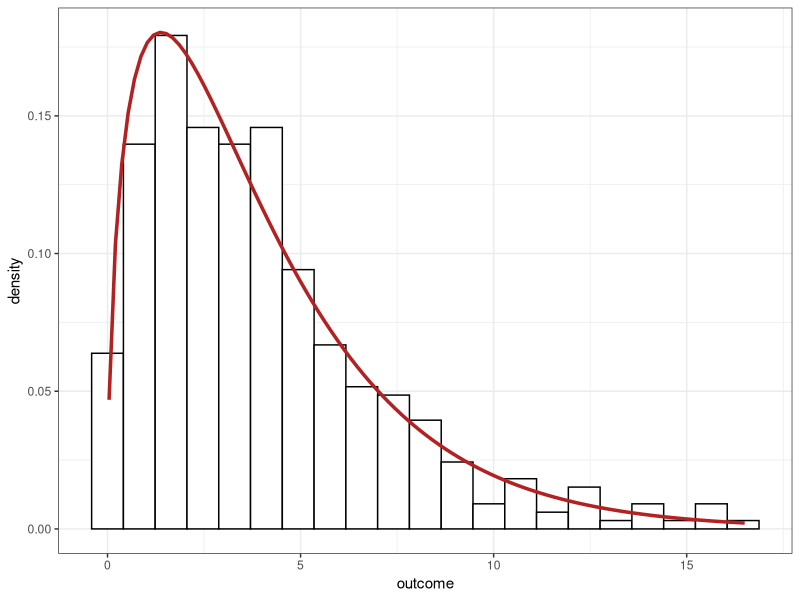
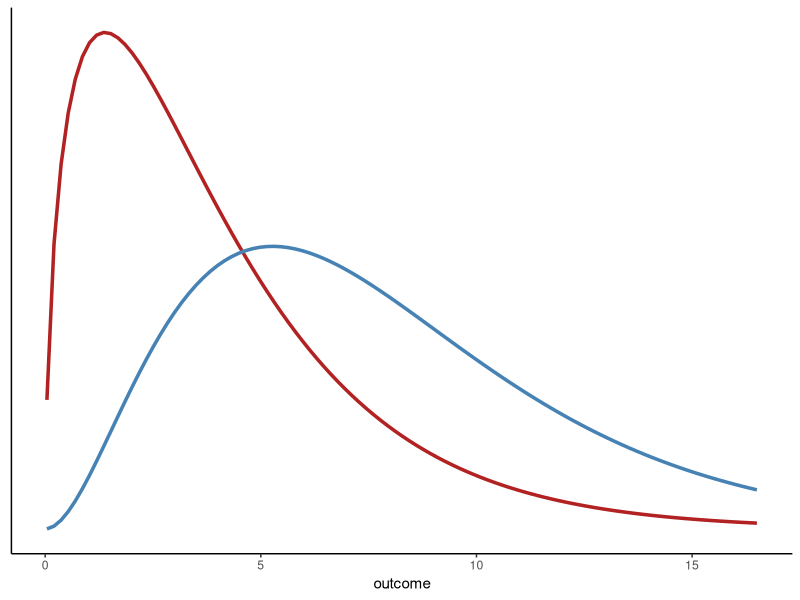

Here is the R script that generated these plots, in order: (Note: this script raises an error after producing the figures.)
## ---- chunk 1
#| label: setup

library(tidyverse)
library(fitdistrplus)

theme_set(theme_bw() + theme(strip.background = element_blank()))

outcome <- rgamma(400, 1.5, .4)

df <- tibble(outcome)

## ---- chunk 2
#| label: fig-outcome
#| include: true
#| echo: true
#| fig-width: 6
#| fig-height: 4
#| out-width: "55%"
#| fig-cap: "outcome distribution"

gamma_fit <- fitdistrplus::fitdist(df$outcome, "gamma")

df |>
  ggplot(aes(x = outcome)) +
    geom_histogram(aes(y = after_stat(density)), bins = 21,
      fill = "white", colour = "black") + 
    stat_function(
      fun = dgamma,
      args = list(shape = gamma_fit$estimate["shape"],
        rate = gamma_fit$estimate["rate"]),
      color = "firebrick",
      linewidth = 1.2)


## ---- chunk 3
#| label: fig-distr
#| include: true
#| echo: false
#| fig-width: 6
#| fig-height: 4
#| out-width: "55%"
#| fig-cap: "example for two distributions for X and Y"

df |>
  ggplot(aes(x = outcome)) +
    stat_function(
      fun = dgamma,
      args = list(shape = gamma_fit$estimate["shape"],
        rate = gamma_fit$estimate["rate"]),
      color = "firebrick",
      linewidth = 1.2) +
    stat_function(
      fun = dgamma,
      args = list(shape = 3,
        rate = gamma_fit$estimate["rate"]),
      color = "steelblue",
      linewidth = 1.2) +
    theme_classic() +
    theme(
      axis.title.y = element_blank(),
      axis.text.y = element_blank(),
      axis.ticks.y = element_blank())

## ---- chunk 4
#| label: "fig-power"
#| include: true
#| out-width: "75%"
#| fig-cap: "Statistical power for Wilcox rank-sum test, with varying sample size per group"

knitr::include_graphics("power.png")
